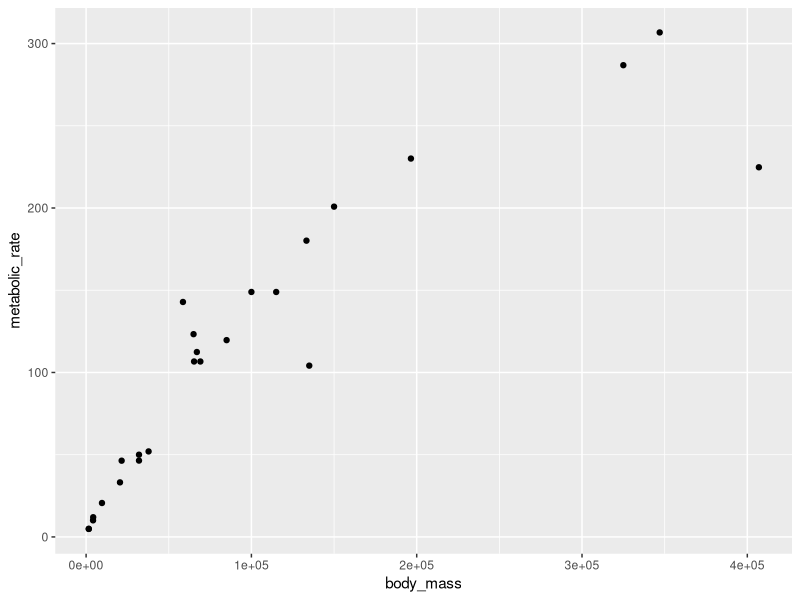
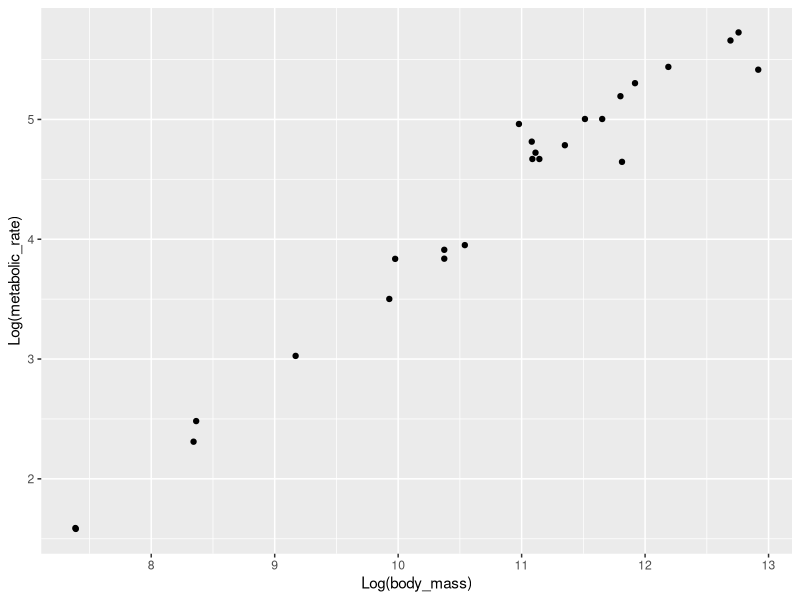
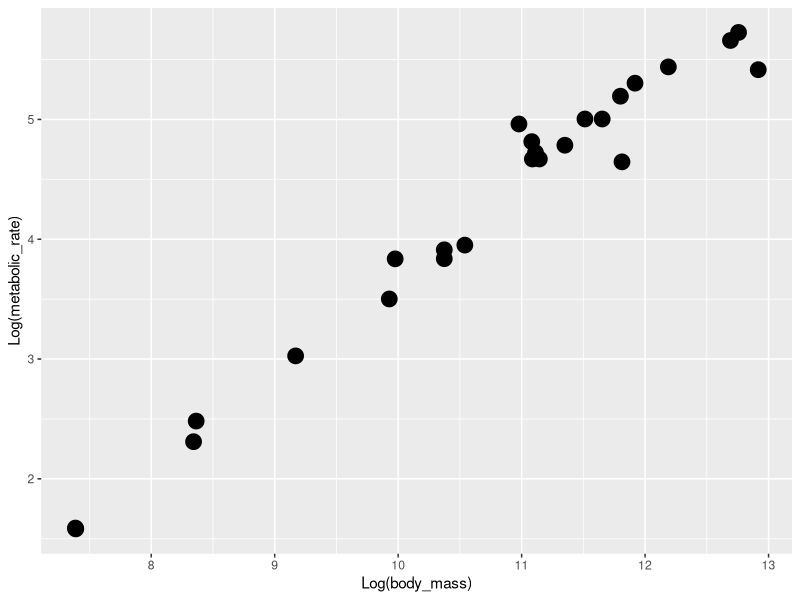

Source code (R) for these figures, in order:
# Load library
library(tidyverse)

#set up data frame for plotting
size_mr_data <- data.frame(
  body_mass = c(32000, 37800, 347000, 4200, 196500, 100000, 4290, 
    32000, 65000, 69125, 9600, 133300, 150000, 407000, 115000, 
    67000,325000, 21500, 58588, 65320, 85000, 135000, 20500, 1613,
    1618),
  metabolic_rate = c(49.984, 51.981, 306.770, 10.075, 230.073, 
    148.949, 11.966, 46.414, 123.287, 106.663, 20.619, 180.150, 
    200.830, 224.779, 148.940, 112.430, 286.847, 46.347, 142.863, 
    106.670, 119.660, 104.150, 33.165, 4.900, 4.865))
    
#code goes here

size_mr_data <- data.frame(
  body_mass = c(32000, 37800, 347000, 4200, 196500, 100000, 4290, 
                32000, 65000, 69125, 9600, 133300, 150000, 407000, 115000, 
                67000,325000, 21500, 58588, 65320, 85000, 135000, 20500, 1613,
                1618),
  metabolic_rate = c(49.984, 51.981, 306.770, 10.075, 230.073, 
                     148.949, 11.966, 46.414, 123.287, 106.663, 20.619, 180.150, 
                     200.830, 224.779, 148.940, 112.430, 286.847, 46.347, 142.863, 
                     106.670, 119.660, 104.150, 33.165, 4.900, 4.865))
library(tidyverse)
ggplot(data = size_mr_data, mapping = aes(x=body_mass, y=metabolic_rate)) +
geom_point()

log_data <- log(size_mr_data)
ggplot(data = log_data, mapping = aes(x=body_mass, y= metabolic_rate)) +
geom_point()+
  labs(x="Log(body_mass)", y="Log(metabolic_rate)")

ggplot(data = log_data, mapping = aes(x=body_mass, y= metabolic_rate)) +
  geom_point(size= 5)+
  labs(x="Log(body_mass)", y="Log(metabolic_rate)")

